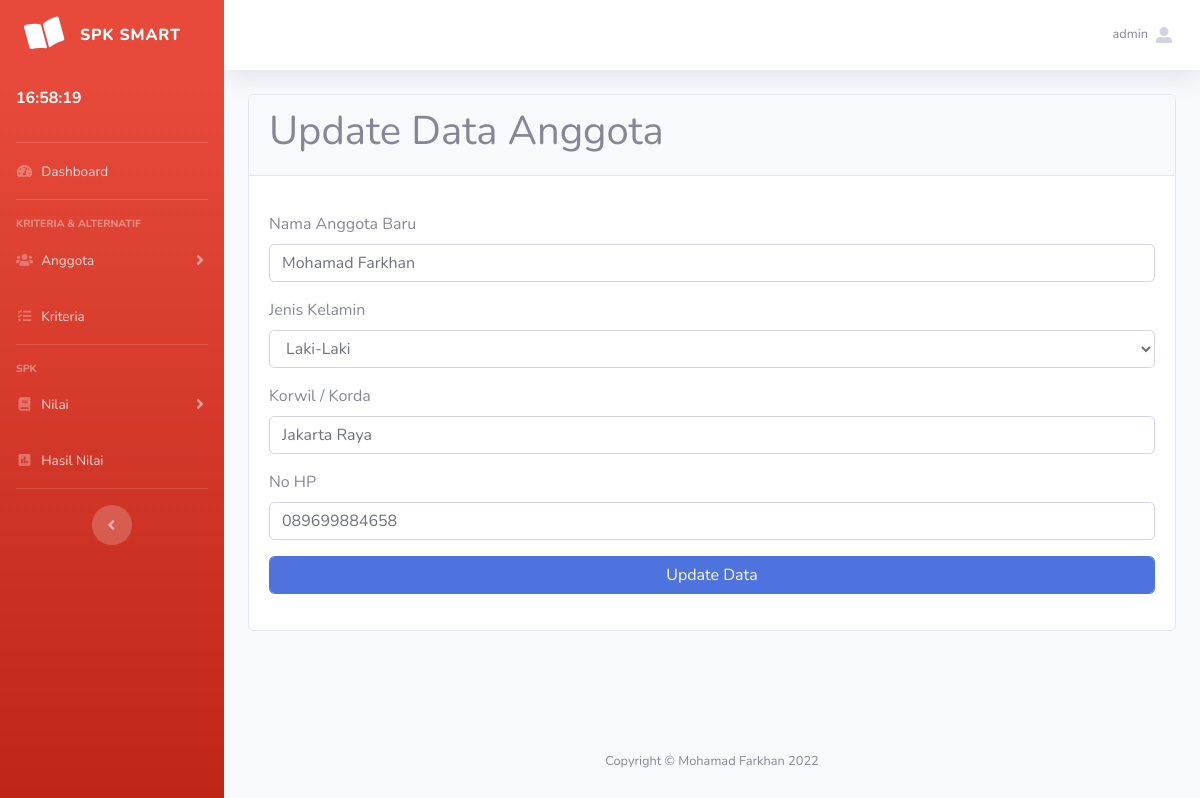
The app's page /updateAnggota.php?id=11 (signed in) with its own data.
### tables this page shows
CREATE TABLE `anggota` (
  `id_anggota` int(11) NOT NULL,
  `nama_anggota` varchar(256) NOT NULL,
  `kelamin` varchar(256) NOT NULL,
  `korwilda` varchar(128) NOT NULL,
  `no_hp` varchar(15) NOT NULL
);

### updateAnggota.php (the view, shortened to what this page needs)
<?php
include 'templates/head.php';
include 'templates/nav.php';
include 'koneksi.php';
?>
<div class="container-fluid fixed">
    <div class="row">
        <div class="col-lg">
            <div class="card">
                <div class="card-header">
                    <h1>Update Data Anggota
                    </h1>
                </div>
                <?php
                $id_anggota = $_GET['id'];
                $sql = "SELECT * FROM anggota Where id_anggota=$id_anggota";
                $dataAnggota = mysqli_query($conn, $sql);
                $tampilAnggota = mysqli_fetch_array($dataAnggota);
                ?>
                <div class="card-body">
                    <form role="form" action="aksi/updateAnggota.php" method="POST">
                        <div class="form-group">
                            <label for="">Nama Anggota Baru</label>
                            <input required type="text" class="form-control" name="nama" value="<?php echo $tampilAnggota['nama_anggota']; ?>">
                        </div>
                        <div class="form-group">
                            <label for="">Jenis Kelamin</label>
                            <select required name="kelamin" class="form-control" value="<?php echo $tampilAnggota['kelamin']; ?>">
                                <option value="Laki-laki">Laki-Laki</option>
                            </select>
                        </div>
                        <div class="form-group">
                            <label for="">Korwil / Korda</label>
                            <input required type="text" class="form-control" name="korwilda" value="<?php echo $tampilAnggota['korwilda']; ?>">
                        </div>
                        <div class="form-group">
                            <label for="">No HP</label>
                            <input required type="text" class="form-control" name="noHp" value="<?php echo $tampilAnggota['no_hp']; ?>">
                        </div>
                        <div class="form-group">
                            <input type="submit" name="update" class="form-control btn btn-primary form-control" value="Update Data">
                        </div>
                    </form>
                </div>
            </div>
        </div>
    </div>
</div>
</div>
<?php
include 'templates/footer.php';
?>
</div>
</div>
<?php
include 'templates/foot.php';
?>

### records on screen
anggota: nama "Mohamad Farkhan", kelamin "Laki-Laki", korwilda "Jakarta Raya", noHp "089699884658"

### other values on screen
$_SESSION['username'] "admin"
